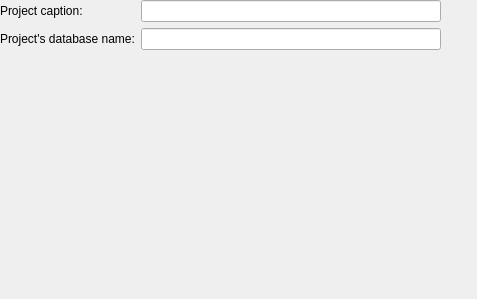
<?xml version="1.0" encoding="UTF-8"?>
<ui version="4.0">
 <class>KexiServerDBNamePage</class>
 <widget class="QWidget" name="KexiServerDBNamePage">
  <property name="geometry">
   <rect>
    <x>0</x>
    <y>0</y>
    <width>477</width>
    <height>299</height>
   </rect>
  </property>
  <layout class="QGridLayout" name="gridLayout">
   <property name="leftMargin">
    <number>0</number>
   </property>
   <property name="topMargin">
    <number>0</number>
   </property>
   <property name="rightMargin">
    <number>0</number>
   </property>
   <property name="bottomMargin">
    <number>0</number>
   </property>
   <item row="0" column="0">
    <layout class="QFormLayout" name="formLayout">
     <item row="0" column="0">
      <widget class="QLabel" name="textLabel1">
       <property name="text">
        <string>Project caption:</string>
       </property>
      </widget>
     </item>
     <item row="0" column="1">
      <widget class="KLineEdit" name="le_caption">
       <property name="sizePolicy">
        <sizepolicy hsizetype="Expanding" vsizetype="Fixed">
         <horstretch>0</horstretch>
         <verstretch>0</verstretch>
        </sizepolicy>
       </property>
       <property name="minimumSize">
        <size>
         <width>100</width>
         <height>0</height>
        </size>
       </property>
       <property name="maximumSize">
        <size>
         <width>300</width>
         <height>16777215</height>
        </size>
       </property>
      </widget>
     </item>
     <item row="1" column="0">
      <widget class="QLabel" name="textLabel1_2">
       <property name="text">
        <string>Project's database name:</string>
       </property>
      </widget>
     </item>
     <item row="1" column="1">
      <widget class="KLineEdit" name="le_dbname">
       <property name="minimumSize">
        <size>
         <width>100</width>
         <height>0</height>
        </size>
       </property>
       <property name="maximumSize">
        <size>
         <width>300</width>
         <height>16777215</height>
        </size>
       </property>
      </widget>
     </item>
    </layout>
   </item>
   <item row="1" column="0">
    <spacer name="spacer2">
     <property name="orientation">
      <enum>Qt::Vertical</enum>
     </property>
     <property name="sizeType">
      <enum>QSizePolicy::Fixed</enum>
     </property>
     <property name="sizeHint" stdset="0">
      <size>
       <width>20</width>
       <height>12</height>
      </size>
     </property>
    </spacer>
   </item>
   <item row="2" column="0" colspan="2">
    <widget class="QFrame" name="frm_dblist">
     <property name="sizePolicy">
      <sizepolicy hsizetype="Preferred" vsizetype="MinimumExpanding">
       <horstretch>0</horstretch>
       <verstretch>0</verstretch>
      </sizepolicy>
     </property>
    </widget>
   </item>
  </layout>
 </widget>
 <layoutdefault spacing="6" margin="11"/>
 <customwidgets>
  <customwidget>
   <class>KLineEdit</class>
   <extends>QLineEdit</extends>
   <header>klineedit.h</header>
  </customwidget>
 </customwidgets>
 <resources/>
 <connections/>
</ui>
